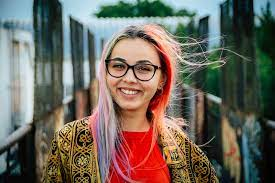
#> input picture Resource/lady.jfif, 275 x 183 px
$ python ResizeAndCropImage.py
#> lines starting #> are read from the running program, lines starting #| are printed output that depends on the picture
import cv2  # importing computer vision module

img = cv2.imread("Resource/lady.jfif")  # reading or loading image
#> img is the input picture: shape (183, 275, 3); mean B, G, R 91.5, 101.7, 109.5

print(img.shape)  # (183 -> height, 275 -> width, 3 -> colors(BGR))
#| (183, 275, 3)

imgResize = cv2.resize(img, (200, 150))  # (200 -> width, 150 -> height)
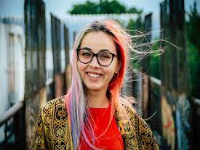
#> imgResize: shape (150, 200, 3); mean B, G, R 91.4, 101.6, 109.4
print(imgResize.shape)  # (150, 200, 3)
#| (150, 200, 3)

imgCropped = img[0:150, 50:200]  # height,width
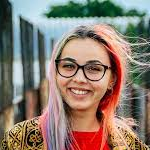
#> imgCropped: shape (150, 150, 3); mean B, G, R 110.1, 122.4, 138.7
print(imgCropped.shape)  # (150, 150, 3)
#| (150, 150, 3)

cv2.imshow("image Window", img)
cv2.imshow("Resized image Window", imgResize)
cv2.imshow("Cropped image Window", imgCropped)

cv2.waitKey(0)  # add delay so we can see image
